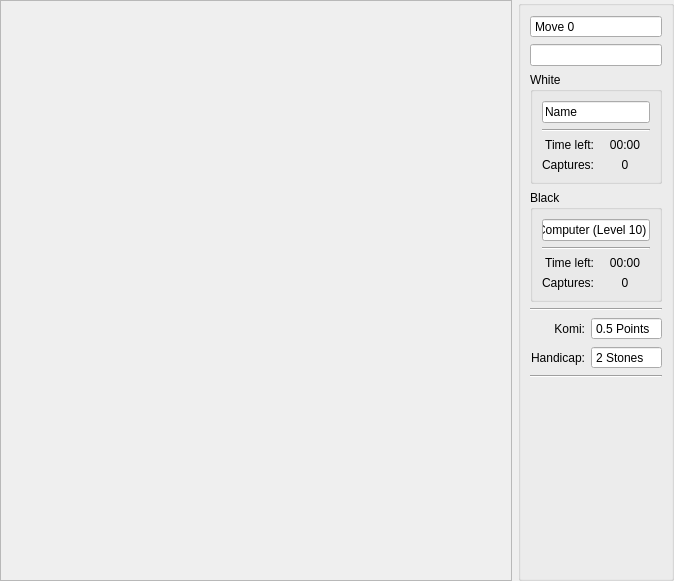
<ui version="4.0" >
 <class>GameScreen</class>
 <widget class="QWidget" name="GameScreen" >
  <property name="geometry" >
   <rect>
    <x>0</x>
    <y>0</y>
    <width>674</width>
    <height>581</height>
   </rect>
  </property>
  <layout class="QHBoxLayout" name="horizontalLayout_2" >
   <property name="margin" >
    <number>0</number>
   </property>
   <item>
    <widget class="QFrame" name="gameFrame" >
     <property name="frameShape" >
      <enum>QFrame::StyledPanel</enum>
     </property>
     <property name="frameShadow" >
      <enum>QFrame::Raised</enum>
     </property>
    </widget>
   </item>
   <item>
    <widget class="QGroupBox" name="infoBox" >
     <property name="sizePolicy" >
      <sizepolicy vsizetype="Preferred" hsizetype="Fixed" >
       <horstretch>0</horstretch>
       <verstretch>0</verstretch>
      </sizepolicy>
     </property>
     <property name="title" >
      <string/>
     </property>
     <layout class="QGridLayout" name="gridLayout_3" >
      <item row="4" column="0" colspan="2" >
       <widget class="QGroupBox" name="capturesBox" >
        <property name="title" >
         <string>White</string>
        </property>
        <layout class="QGridLayout" name="gridLayout" >
         <item row="5" column="0" >
          <widget class="QLabel" name="label" >
           <property name="text" >
            <string>Captures:</string>
           </property>
           <property name="alignment" >
            <set>Qt::AlignRight|Qt::AlignTrailing|Qt::AlignVCenter</set>
           </property>
          </widget>
         </item>
         <item row="5" column="1" >
          <widget class="QLabel" name="whiteCapturesLabel" >
           <property name="text" >
            <string>0</string>
           </property>
           <property name="alignment" >
            <set>Qt::AlignCenter</set>
           </property>
          </widget>
         </item>
         <item row="4" column="0" >
          <widget class="QLabel" name="label_2" >
           <property name="text" >
            <string>Time left:</string>
           </property>
           <property name="alignment" >
            <set>Qt::AlignRight|Qt::AlignTrailing|Qt::AlignVCenter</set>
           </property>
          </widget>
         </item>
         <item row="4" column="1" >
          <widget class="QLabel" name="whiteTimeLabel" >
           <property name="text" >
            <string>00:00</string>
           </property>
           <property name="alignment" >
            <set>Qt::AlignCenter</set>
           </property>
          </widget>
         </item>
         <item row="2" column="0" colspan="2" >
          <widget class="KLineEdit" name="whitePlayerName" >
           <property name="enabled" >
            <bool>true</bool>
           </property>
           <property name="focusPolicy" >
            <enum>Qt::NoFocus</enum>
           </property>
           <property name="contextMenuPolicy" >
            <enum>Qt::NoContextMenu</enum>
           </property>
           <property name="acceptDrops" >
            <bool>false</bool>
           </property>
           <property name="text" >
            <string>Name</string>
           </property>
           <property name="readOnly" >
            <bool>true</bool>
           </property>
           <property name="urlDropsEnabled" >
            <bool>false</bool>
           </property>
          </widget>
         </item>
         <item row="3" column="0" colspan="2" >
          <widget class="Line" name="line_3" >
           <property name="orientation" >
            <enum>Qt::Horizontal</enum>
           </property>
          </widget>
         </item>
        </layout>
       </widget>
      </item>
      <item row="7" column="0" >
       <widget class="QLabel" name="label_3" >
        <property name="text" >
         <string>Komi:</string>
        </property>
        <property name="alignment" >
         <set>Qt::AlignRight|Qt::AlignTrailing|Qt::AlignVCenter</set>
        </property>
        <property name="buddy" >
         <cstring>komiSpinBox</cstring>
        </property>
       </widget>
      </item>
      <item row="8" column="0" >
       <widget class="QLabel" name="label_5" >
        <property name="text" >
         <string>Handicap:</string>
        </property>
        <property name="alignment" >
         <set>Qt::AlignRight|Qt::AlignTrailing|Qt::AlignVCenter</set>
        </property>
        <property name="buddy" >
         <cstring>handicapSpinBox</cstring>
        </property>
       </widget>
      </item>
      <item row="1" column="0" colspan="2" >
       <widget class="QLineEdit" name="playerLabel" >
        <property name="focusPolicy" >
         <enum>Qt::NoFocus</enum>
        </property>
        <property name="contextMenuPolicy" >
         <enum>Qt::NoContextMenu</enum>
        </property>
        <property name="acceptDrops" >
         <bool>false</bool>
        </property>
        <property name="text" >
         <string/>
        </property>
        <property name="readOnly" >
         <bool>true</bool>
        </property>
       </widget>
      </item>
      <item row="6" column="0" colspan="2" >
       <widget class="Line" name="line" >
        <property name="orientation" >
         <enum>Qt::Horizontal</enum>
        </property>
       </widget>
      </item>
      <item row="9" column="0" colspan="2" >
       <widget class="Line" name="line_2" >
        <property name="orientation" >
         <enum>Qt::Horizontal</enum>
        </property>
       </widget>
      </item>
      <item row="8" column="1" >
       <widget class="QSpinBox" name="handicapSpinBox" >
        <property name="focusPolicy" >
         <enum>Qt::NoFocus</enum>
        </property>
        <property name="contextMenuPolicy" >
         <enum>Qt::NoContextMenu</enum>
        </property>
        <property name="readOnly" >
         <bool>true</bool>
        </property>
        <property name="buttonSymbols" >
         <enum>QAbstractSpinBox::NoButtons</enum>
        </property>
        <property name="suffix" >
         <string> Stones</string>
        </property>
        <property name="minimum" >
         <number>0</number>
        </property>
        <property name="maximum" >
         <number>9</number>
        </property>
        <property name="value" >
         <number>2</number>
        </property>
       </widget>
      </item>
      <item row="7" column="1" >
       <widget class="QDoubleSpinBox" name="komiSpinBox" >
        <property name="focusPolicy" >
         <enum>Qt::NoFocus</enum>
        </property>
        <property name="contextMenuPolicy" >
         <enum>Qt::NoContextMenu</enum>
        </property>
        <property name="readOnly" >
         <bool>true</bool>
        </property>
        <property name="buttonSymbols" >
         <enum>QAbstractSpinBox::NoButtons</enum>
        </property>
        <property name="suffix" >
         <string> Points</string>
        </property>
        <property name="decimals" >
         <number>1</number>
        </property>
        <property name="maximum" >
         <double>50.000000000000000</double>
        </property>
        <property name="value" >
         <double>0.500000000000000</double>
        </property>
       </widget>
      </item>
      <item row="0" column="0" colspan="2" >
       <widget class="QSpinBox" name="moveSpinBox" >
        <property name="focusPolicy" >
         <enum>Qt::NoFocus</enum>
        </property>
        <property name="contextMenuPolicy" >
         <enum>Qt::NoContextMenu</enum>
        </property>
        <property name="readOnly" >
         <bool>true</bool>
        </property>
        <property name="buttonSymbols" >
         <enum>QAbstractSpinBox::NoButtons</enum>
        </property>
        <property name="suffix" >
         <string/>
        </property>
        <property name="prefix" >
         <string>Move </string>
        </property>
        <property name="maximum" >
         <number>1000000</number>
        </property>
       </widget>
      </item>
      <item row="5" column="0" colspan="2" >
       <widget class="QGroupBox" name="groupBox" >
        <property name="title" >
         <string>Black</string>
        </property>
        <layout class="QGridLayout" name="gridLayout_2" >
         <item row="3" column="0" >
          <widget class="QLabel" name="label_4" >
           <property name="text" >
            <string>Captures:</string>
           </property>
           <property name="alignment" >
            <set>Qt::AlignRight|Qt::AlignTrailing|Qt::AlignVCenter</set>
           </property>
          </widget>
         </item>
         <item row="3" column="1" >
          <widget class="QLabel" name="blackCapturesLabel" >
           <property name="text" >
            <string>0</string>
           </property>
           <property name="alignment" >
            <set>Qt::AlignCenter</set>
           </property>
          </widget>
         </item>
         <item row="2" column="0" >
          <widget class="QLabel" name="label_6" >
           <property name="text" >
            <string>Time left:</string>
           </property>
           <property name="alignment" >
            <set>Qt::AlignRight|Qt::AlignTrailing|Qt::AlignVCenter</set>
           </property>
          </widget>
         </item>
         <item row="2" column="1" >
          <widget class="QLabel" name="blackTimeLabel" >
           <property name="text" >
            <string>00:00</string>
           </property>
           <property name="alignment" >
            <set>Qt::AlignCenter</set>
           </property>
          </widget>
         </item>
         <item row="0" column="0" colspan="2" >
          <widget class="KLineEdit" name="blackPlayerName" >
           <property name="enabled" >
            <bool>true</bool>
           </property>
           <property name="focusPolicy" >
            <enum>Qt::NoFocus</enum>
           </property>
           <property name="contextMenuPolicy" >
            <enum>Qt::NoContextMenu</enum>
           </property>
           <property name="acceptDrops" >
            <bool>false</bool>
           </property>
           <property name="text" >
            <string>Computer (Level 10)</string>
           </property>
           <property name="readOnly" >
            <bool>true</bool>
           </property>
           <property name="urlDropsEnabled" >
            <bool>false</bool>
           </property>
          </widget>
         </item>
         <item row="1" column="0" colspan="2" >
          <widget class="Line" name="line_4" >
           <property name="orientation" >
            <enum>Qt::Horizontal</enum>
           </property>
          </widget>
         </item>
        </layout>
       </widget>
      </item>
      <item row="10" column="0" colspan="2" >
       <spacer name="verticalSpacer" >
        <property name="orientation" >
         <enum>Qt::Vertical</enum>
        </property>
        <property name="sizeHint" stdset="0" >
         <size>
          <width>20</width>
          <height>280</height>
         </size>
        </property>
       </spacer>
      </item>
     </layout>
    </widget>
   </item>
  </layout>
 </widget>
 <customwidgets>
  <customwidget>
   <class>KLineEdit</class>
   <extends>QLineEdit</extends>
   <header>klineedit.h</header>
  </customwidget>
 </customwidgets>
 <resources/>
 <connections/>
</ui>
